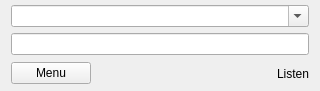
<?xml version="1.0" encoding="UTF-8"?>
<ui version="4.0">
 <class>GUI_Podcasts</class>
 <widget class="PlayerPluginInterface" name="GUI_Podcasts">
  <property name="geometry">
   <rect>
    <x>0</x>
    <y>0</y>
    <width>320</width>
    <height>91</height>
   </rect>
  </property>
  <layout class="QGridLayout" name="gridLayout">
   <property name="topMargin">
    <number>5</number>
   </property>
   <property name="bottomMargin">
    <number>5</number>
   </property>
   <property name="verticalSpacing">
    <number>6</number>
   </property>
   <item row="1" column="0" colspan="2">
    <widget class="QComboBox" name="combo_stream">
     <property name="focusPolicy">
      <enum>Qt::StrongFocus</enum>
     </property>
     <property name="toolTip">
      <string>Type name you want to save the stream as</string>
     </property>
     <property name="editable">
      <bool>true</bool>
     </property>
    </widget>
   </item>
   <item row="2" column="0" colspan="2">
    <widget class="QLineEdit" name="le_url">
     <property name="focusPolicy">
      <enum>Qt::ClickFocus</enum>
     </property>
     <property name="toolTip">
      <string>Enter stream url</string>
     </property>
    </widget>
   </item>
   <item row="3" column="0" colspan="2">
    <layout class="QHBoxLayout" name="horizontalLayout">
     <property name="spacing">
      <number>6</number>
     </property>
     <item>
      <widget class="MenuToolButton" name="btn_tool">
       <property name="text">
        <string>Menu</string>
       </property>
      </widget>
     </item>
     <item>
      <spacer name="horizontalSpacer">
       <property name="focusPolicy">
        <enum>Qt::StrongFocus</enum>
       </property>
       <property name="orientation">
        <enum>Qt::Horizontal</enum>
       </property>
       <property name="sizeHint" stdset="0">
        <size>
         <width>40</width>
         <height>20</height>
        </size>
       </property>
      </spacer>
     </item>
     <item>
      <widget class="QPushButton" name="btn_play">
       <property name="maximumSize">
        <size>
         <width>20</width>
         <height>16777215</height>
        </size>
       </property>
       <property name="focusPolicy">
        <enum>Qt::StrongFocus</enum>
       </property>
       <property name="toolTip">
        <string>Start stream</string>
       </property>
       <property name="text">
        <string/>
       </property>
       <property name="icon">
        <iconset resource="../../Resources/Icons.qrc">
         <normaloff>:/Icons/play.svg.png</normaloff>:/Icons/play.svg.png</iconset>
       </property>
       <property name="iconSize">
        <size>
         <width>18</width>
         <height>18</height>
        </size>
       </property>
       <property name="flat">
        <bool>true</bool>
       </property>
      </widget>
     </item>
     <item>
      <widget class="QLabel" name="lab_listen">
       <property name="text">
        <string>Listen</string>
       </property>
      </widget>
     </item>
    </layout>
   </item>
  </layout>
 </widget>
 <customwidgets>
  <customwidget>
   <class>MenuToolButton</class>
   <extends>QPushButton</extends>
   <header location="global">GUI/Helper/MenuTool/MenuTool.h</header>
  </customwidget>
  <customwidget>
   <class>PlayerPluginInterface</class>
   <extends>QWidget</extends>
   <header>Interfaces/PlayerPlugin/PlayerPlugin.h</header>
   <container>1</container>
  </customwidget>
 </customwidgets>
 <resources>
  <include location="../../Resources/Icons.qrc"/>
 </resources>
 <connections/>
</ui>
